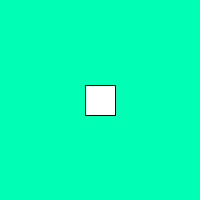
Frame 1 (no input)
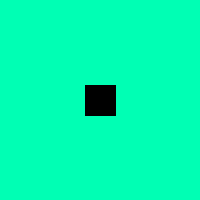
Frame 60 (the mouse pressed at the canvas centre just before this capture)
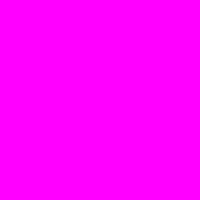
Frame 120 (the mouse held since frame 60 and released just before this capture)

The Processing sketch that drew these frames (run headless with seeded random() and noise(); from frame 60 on, the mouse is pressed at the canvas centre):

// Processing sketch: processing_97090
// ── processing_97090.pde

// Marcos

void setup ()
{
  size (200,200);
  background (0,200,155);
}
void draw ()
{
  int x= mouseX;
  int y= mouseY;
  background (0,255,180);
  rect (85,85,30,30);
  fill (0);
{
if (x>=85 && x<=115 && y>=85 && y<=115)
background (255,0,255);}
}
